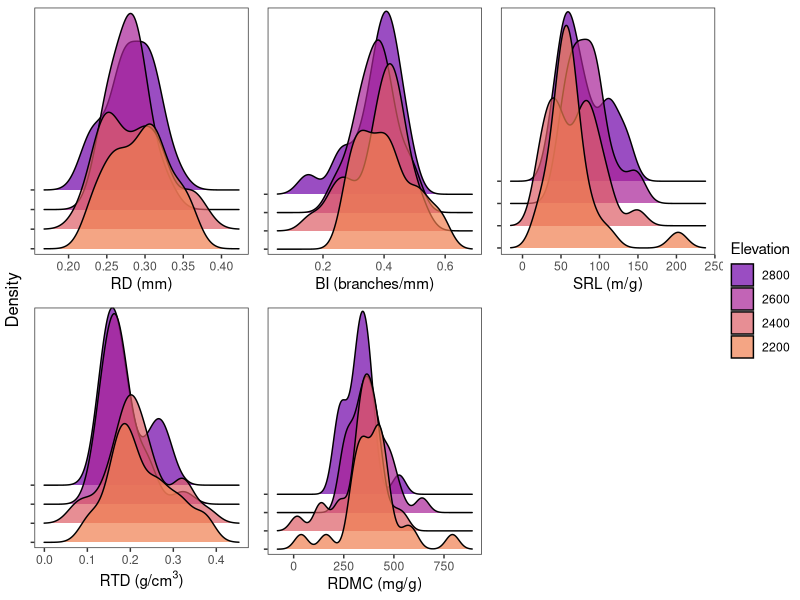
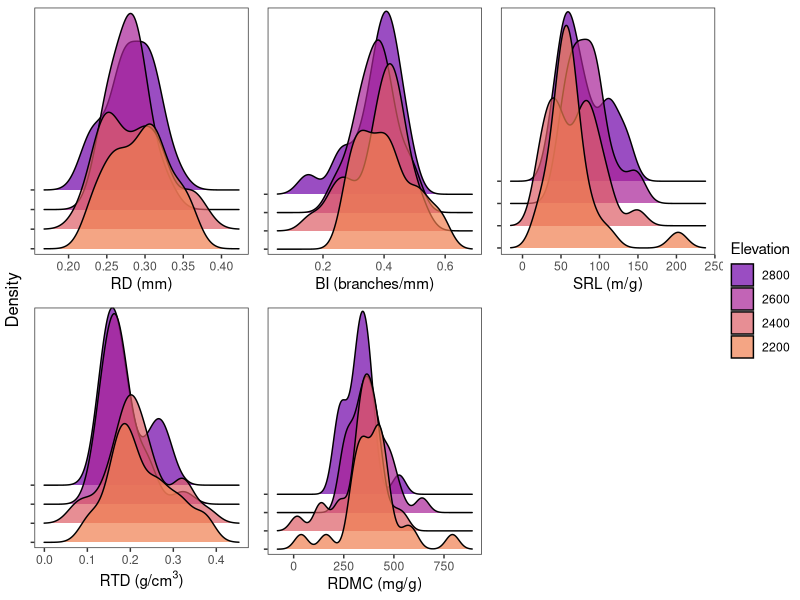

These figures' R source, in order:
# Ploting trait densities by elevation
# created 25/09/2024 by Anya 
# modified 11/02/2025 by Joe

### 1. Set up ----
library(tidyverse)
library(ggpubr)
library(ggridges)
library(viridisLite)
library(RColorBrewer)

### 2. Format data ----
# Load in root trait data
root_traits <- read_csv('05_root_traits/PFCT7_SA_clean_root_traits_2023.csv') %>% 
  pivot_wider(names_from = traits, values_from = value) %>%
  mutate(elevation_m_asl = as.factor(elevation_m_asl))

# vis parameters
scl= 10
alp3 = 0.7
cols2<- c("#6F00A8", "#A72197",  "#DD5E66", "#EF7F4F") # 2000m: #FDCB26
lwd = 0.5

### 3. Density plots per trait by elevation (RP scans) ----
rd <- ggplot(root_traits, aes(x = rd_mm, y = elevation_m_asl, fill = elevation_m_asl)) +
  geom_density_ridges(alpha= alp3, scale = scl, linewidth=lwd)+
  scale_fill_manual(values = cols2, breaks = c(2800,  2600, 2400, 2200))+
  scale_y_discrete(expand = expansion(mult = c(0.1, 3.1)))+
  labs(x = "RD (mm)", color = "Elevation", fill ="Elevation")+
  theme_bw()+
  theme(panel.grid = element_blank(),
        axis.title.y = element_blank())

bi <- ggplot(root_traits, aes(x = bi_branches_mm, y = elevation_m_asl, fill = elevation_m_asl)) +
  geom_density_ridges(alpha= alp3, scale = scl, linewidth=lwd)+
  scale_fill_manual(values = cols2, breaks = c(2800,  2600, 2400, 2200))+
  scale_y_discrete(expand = expansion(mult = c(0.1, 3.4)))+
  labs(x = "BI (branches/mm)", color = "Elevation", fill ="Elevation")+
  theme_bw()+
  theme(panel.grid = element_blank(),
        axis.title.y = element_blank())

srl <- ggplot(root_traits, aes(x = srl_m_g, y = elevation_m_asl, fill = elevation_m_asl)) +
  geom_density_ridges(alpha= alp3, scale = scl, linewidth=lwd)+
  scale_fill_manual(values = cols2, breaks = c(2800,  2600, 2400, 2200))+
  scale_y_discrete(expand = expansion(mult = c(0.1, 2.6)))+
  labs(x = "SRL (m/g)", color = "Elevation", fill ="Elevation")+
  theme_bw()+
  theme(panel.grid = element_blank(),
        axis.title.y = element_blank())

rtd <- root_traits %>%
  filter(id != 'FEK5954') %>% # Filter out high RTD values to remove outliers; remove 1 values
ggplot(aes(x = rtd_g_cm3, y = elevation_m_asl, fill = elevation_m_asl)) +
  geom_density_ridges(alpha= alp3, scale = scl, linewidth=lwd)+
  scale_fill_manual(values = cols2, breaks = c(2800,  2600, 2400, 2200))+
  scale_y_discrete(expand = expansion(mult = c(0.1, 3.1)))+
  labs(x = expression(paste("RTD (g/",cm^3,")")), color = "Elevation", fill ="Elevation")+
  theme_bw()+
  theme(panel.grid = element_blank(),
        axis.title.y = element_blank())

rdmc <- root_traits %>%
ggplot(aes(x = rdmc_mg_g, y = elevation_m_asl, fill = elevation_m_asl)) +
  geom_density_ridges(alpha= alp3, scale = scl, linewidth=lwd)+
  scale_fill_manual(values = cols2, breaks = c(2800,  2600, 2400, 2200))+
  scale_y_discrete(expand = expansion(mult = c(0.1, 3.4)))+
  labs(x = "RDMC (mg/g)", color = "Elevation", fill ="Elevation")+
  theme_bw()+
  theme(panel.grid = element_blank(),
        axis.title.y = element_blank())

# Combine into single panel 
root_traits_elev <- ggarrange(rd + rremove("y.text"), bi + rremove("y.text"), srl + rremove("y.text"), rtd + rremove("y.text"), rdmc + rremove("y.text"), common.legend = TRUE,legend = "right", align = "v", label.y = 1) %>%
  annotate_figure(left = text_grob("Density",rot = 90))
root_traits_elev

# 4. Save figure
ggsave("root_traits_elev.png", root_traits_elev, path= "results/roots/", height = 3.333, width = 7 , bg= "white", units= "in")
